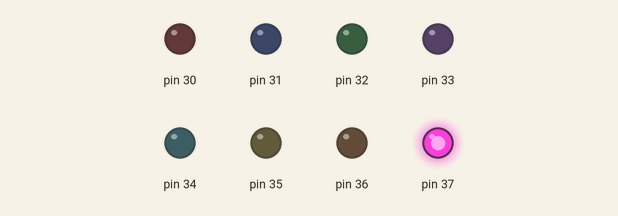
Recording of a sketch running on a simulated Arduino Mega 2560, built with avr-gcc and run on an emulated ATmega2560. On the bench: output pins drawn as LEDs (lit = HIGH).

Above: at 0.6 s.
At 3.2 s:
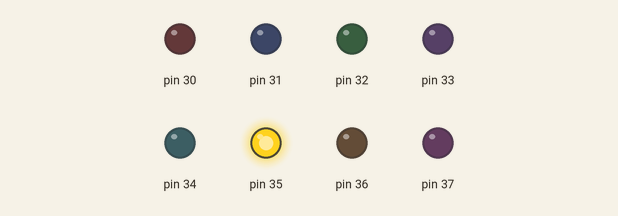
At 4.5 s:
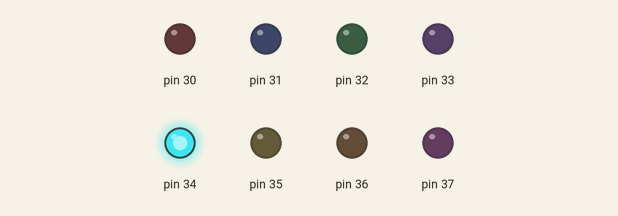
At 5.9 s:
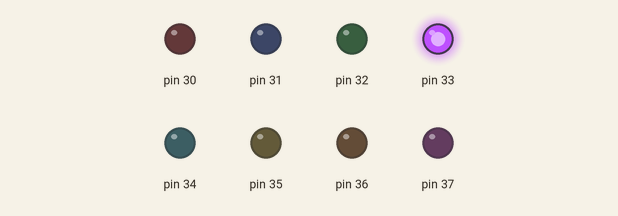
At 8.5 s:
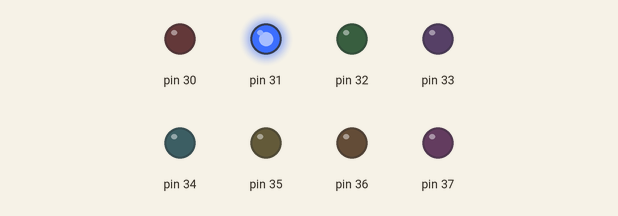
At 12.4 s:
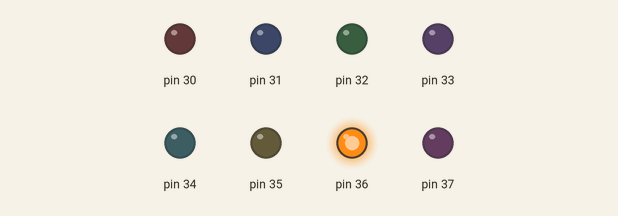
Timing chart, 0 to 13.7 s (numbered marks = the images above):
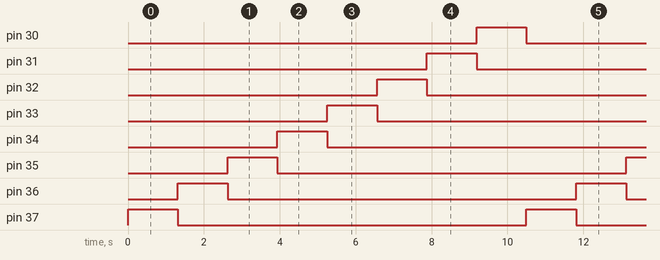

Measured:
- by itself, pin 30–37: alternates HIGH for 1.3 s and LOW for 9.2 s
- by itself, everything shown: repeats every 10.5 s, in 8 steps

The sketch:

ETALVIS_Problem_02_04.ino
```cpp
//SELF ASSESSMENT - 2
//LEDs SET 02 Problem 04
//Problem: connect 8 LEDs to port C from bit 0 to 7
//Glow all the 8 LEDs one by one.at a time one LED should ON.
void delay1();//delay function declaration
void setup() {
  // put your setup code here, to run once:
  volatile char *ddrC;
  ddrC = 0x27;
  *ddrC = 0xFF;
}
void loop() {
  // put your main code here, to run repeatedly:
  volatile char *outC;
  unsigned char gleds[8]={0x01,0x02,0x04,0x08,0x10,0x20,0x40,0x80};
  volatile int c;
  outC = 0x28;
  for(c=0;c<8;c++)
  {
    *outC = gleds[c];
    delay1();
  }
}
void delay1()
{
  volatile long i;
  for(i=0;i<600000;i++);
}
```
